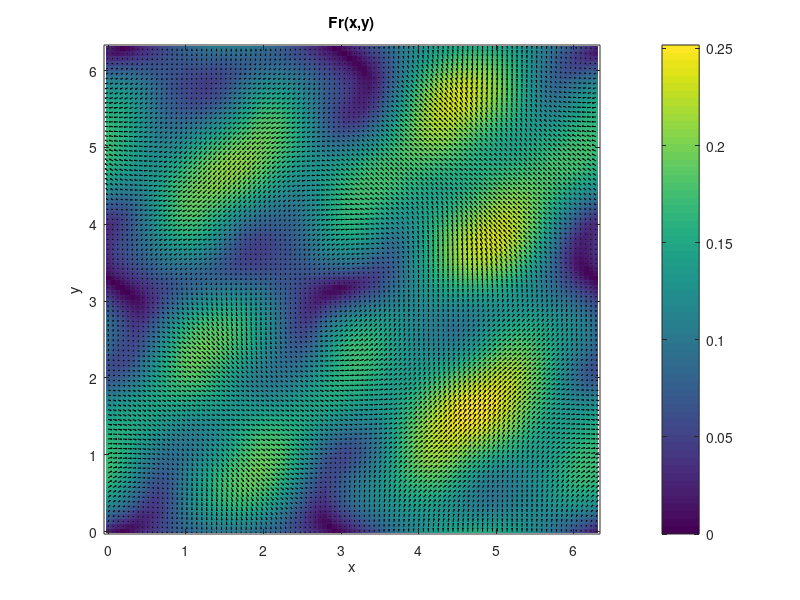
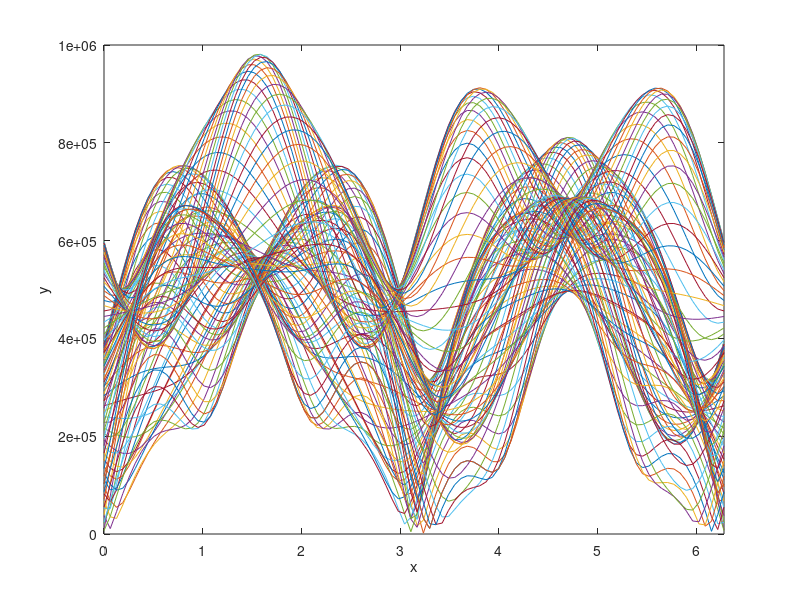
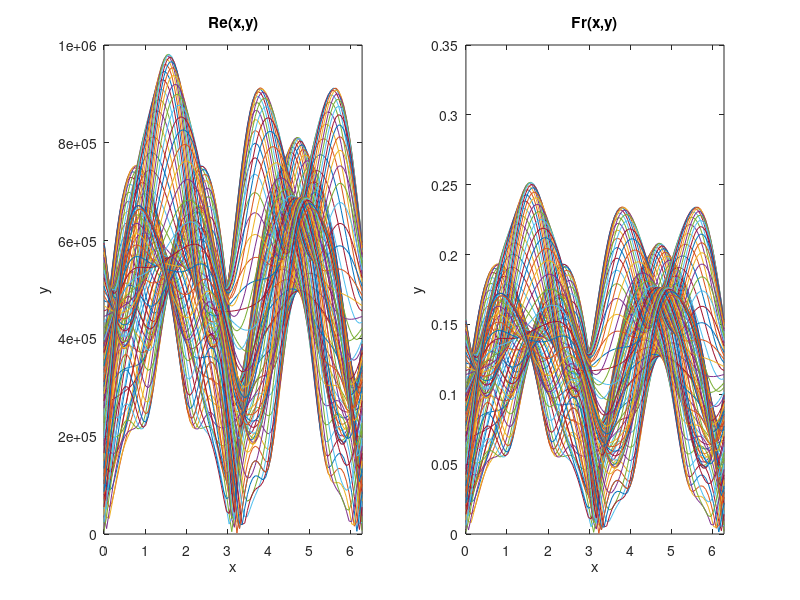

The MATLAB script that drew these images, in order:
[x,y] = meshgrid(linspace(0,2*pi,100));
rho = 7900;
mu = 1e-1;
g = 9.81;
L = (max(max(x)) + max(max(y)))/2;

u =  sin(y) + 0.5*cos(3*x).*sin(2*y);
v = -sin(x) + 0.5*sin(3*y).*cos(2*x)+rand;


speed = sqrt(u.^2 + v.^2);
Re = rho * speed .* L / mu; % Trägheitskräfte zu viskosen Kräfte

Fr = speed ./ sqrt(g .* L);  % Trägheitskräfte zu Schwerekräfte

figure(1)
imagesc(x(1,:), y(:,1), Fr)
set(gca,'YDir','normal')
colorbar
xlabel('x')
ylabel('y')
title('Fr(x,y)')

hold on
quiver(x,y,u,v,'k')
hold off

n = Re/Fr;

figure(2)
plot(x(50,:), Re)
xlim([0 L])
xlabel('x')
ylabel('y')

figure(3)
subplot(1,2,1)
plot(x(25,:), Re)
xlim([0 L])
xlabel('x')
ylabel('y')
title('Re(x,y)')
subplot(1,2,2)
plot(x(75,:), Fr)
xlim([0 L])
xlabel('x')
ylabel('y')
title('Fr(x,y)')
